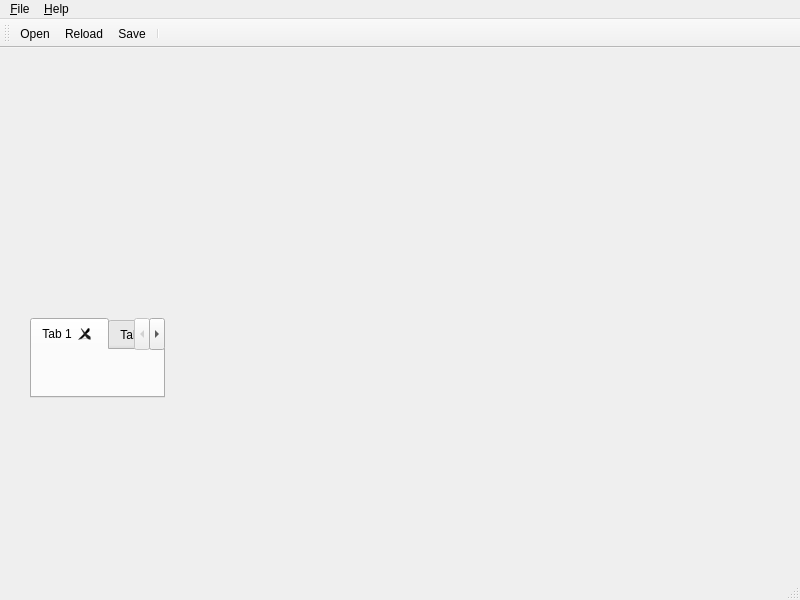
<?xml version="1.0" encoding="UTF-8"?>
<ui version="4.0">
 <class>MainWindow</class>
 <widget class="QMainWindow" name="MainWindow">
  <property name="geometry">
   <rect>
    <x>0</x>
    <y>0</y>
    <width>800</width>
    <height>600</height>
   </rect>
  </property>
  <property name="windowTitle">
   <string>PSD Viewer</string>
  </property>
  <widget class="QWidget" name="centralwidget">
   <widget class="QTabWidget" name="tabWidget">
    <property name="geometry">
     <rect>
      <x>30</x>
      <y>270</y>
      <width>135</width>
      <height>80</height>
     </rect>
    </property>
    <property name="tabsClosable">
     <bool>true</bool>
    </property>
    <widget class="QWidget" name="tab">
     <attribute name="title">
      <string>Tab 1</string>
     </attribute>
    </widget>
    <widget class="QWidget" name="tab_2">
     <attribute name="title">
      <string>Tab 2</string>
     </attribute>
    </widget>
   </widget>
  </widget>
  <widget class="QMenuBar" name="menubar">
   <property name="geometry">
    <rect>
     <x>0</x>
     <y>0</y>
     <width>800</width>
     <height>32</height>
    </rect>
   </property>
   <widget class="QMenu" name="menu_File">
    <property name="title">
     <string>&amp;File</string>
    </property>
    <widget class="QMenu" name="openRecentFile">
     <property name="title">
      <string>Open &amp;Recent</string>
     </property>
     <addaction name="separator"/>
     <addaction name="clearRecentFiles"/>
    </widget>
    <widget class="QMenu" name="exports">
     <property name="title">
      <string>&amp;Export</string>
     </property>
    </widget>
    <addaction name="open"/>
    <addaction name="openRecentFile"/>
    <addaction name="reload"/>
    <addaction name="save"/>
    <addaction name="exports"/>
    <addaction name="close"/>
    <addaction name="separator"/>
    <addaction name="quit"/>
   </widget>
   <widget class="QMenu" name="menu_Help">
    <property name="title">
     <string>&amp;Help</string>
    </property>
    <addaction name="aboutQt"/>
   </widget>
   <addaction name="menu_File"/>
   <addaction name="menu_Help"/>
  </widget>
  <widget class="QStatusBar" name="statusbar"/>
  <widget class="QToolBar" name="toolBar">
   <property name="windowTitle">
    <string>toolBar</string>
   </property>
   <attribute name="toolBarArea">
    <enum>TopToolBarArea</enum>
   </attribute>
   <attribute name="toolBarBreak">
    <bool>false</bool>
   </attribute>
   <addaction name="open"/>
   <addaction name="reload"/>
   <addaction name="save"/>
   <addaction name="separator"/>
  </widget>
  <action name="open">
   <property name="icon">
    <iconset theme="QIcon::ThemeIcon::DocumentOpen"/>
   </property>
   <property name="text">
    <string>&amp;Open...</string>
   </property>
   <property name="shortcut">
    <string>Ctrl+O</string>
   </property>
  </action>
  <action name="close">
   <property name="icon">
    <iconset theme="QIcon::ThemeIcon::ApplicationExit"/>
   </property>
   <property name="text">
    <string>&amp;Close</string>
   </property>
   <property name="shortcut">
    <string>Ctrl+W</string>
   </property>
  </action>
  <action name="quit">
   <property name="text">
    <string>&amp;Quit</string>
   </property>
   <property name="shortcut">
    <string>Ctrl+Q</string>
   </property>
  </action>
  <action name="clearRecentFiles">
   <property name="icon">
    <iconset theme="QIcon::ThemeIcon::EditDelete"/>
   </property>
   <property name="text">
    <string>&amp;Clear</string>
   </property>
  </action>
  <action name="aboutQt">
   <property name="text">
    <string>About &amp;Qt...</string>
   </property>
  </action>
  <action name="save">
   <property name="icon">
    <iconset theme="QIcon::ThemeIcon::DocumentSave"/>
   </property>
   <property name="text">
    <string>&amp;Save...</string>
   </property>
   <property name="shortcut">
    <string>Ctrl+S</string>
   </property>
  </action>
  <action name="reload">
   <property name="icon">
    <iconset theme="QIcon::ThemeIcon::ViewRefresh"/>
   </property>
   <property name="text">
    <string>Reload</string>
   </property>
   <property name="shortcut">
    <string>Ctrl+R</string>
   </property>
  </action>
 </widget>
 <resources/>
 <connections/>
</ui>
